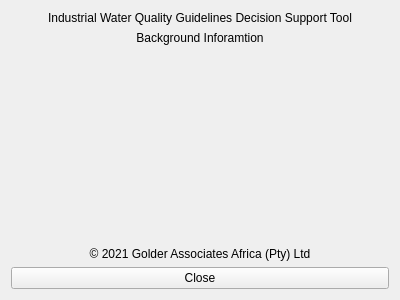
<?xml version="1.0" encoding="UTF-8"?>
<ui version="4.0">
 <class>Form</class>
 <widget class="QWidget" name="Form">
  <property name="geometry">
   <rect>
    <x>0</x>
    <y>0</y>
    <width>400</width>
    <height>300</height>
   </rect>
  </property>
  <property name="windowTitle">
   <string>Background Information</string>
  </property>
  <layout class="QVBoxLayout" name="verticalLayout">
   <item>
    <widget class="QLabel" name="label">
     <property name="text">
      <string>Industrial Water Quality Guidelines Decision Support Tool</string>
     </property>
     <property name="alignment">
      <set>Qt::AlignCenter</set>
     </property>
    </widget>
   </item>
   <item>
    <widget class="QLabel" name="label_2">
     <property name="text">
      <string>Background Inforamtion</string>
     </property>
     <property name="alignment">
      <set>Qt::AlignCenter</set>
     </property>
    </widget>
   </item>
   <item>
    <spacer name="verticalSpacer">
     <property name="orientation">
      <enum>Qt::Vertical</enum>
     </property>
     <property name="sizeHint" stdset="0">
      <size>
       <width>20</width>
       <height>169</height>
      </size>
     </property>
    </spacer>
   </item>
   <item>
    <widget class="QLabel" name="label_5">
     <property name="text">
      <string>&lt;p&gt;&amp;copy; 2021 Golder Associates Africa (Pty) Ltd&lt;/p&gt;</string>
     </property>
     <property name="alignment">
      <set>Qt::AlignCenter</set>
     </property>
    </widget>
   </item>
   <item>
    <layout class="QHBoxLayout" name="horizontalLayout">
     <item>
      <widget class="QPushButton" name="pushButton">
       <property name="cursor">
        <cursorShape>PointingHandCursor</cursorShape>
       </property>
       <property name="text">
        <string>Close</string>
       </property>
      </widget>
     </item>
    </layout>
   </item>
  </layout>
 </widget>
 <resources/>
 <connections/>
</ui>
